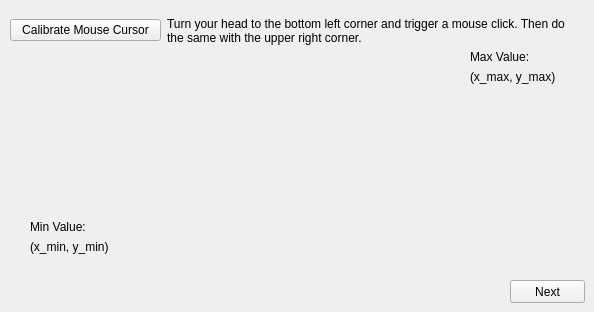
   <widget class="QWidget" name="mouse_cursor">
    <attribute name="title">
     <string>Mouse Cursor</string>
    </attribute>
    <widget class="QPushButton" name="pushButton_next_mouse_cursor">
     <property name="geometry">
      <rect>
       <x>510</x>
       <y>280</y>
       <width>75</width>
       <height>23</height>
      </rect>
     </property>
     <property name="text">
      <string>Next</string>
     </property>
    </widget>
    <widget class="QLabel" name="label_5">
     <property name="geometry">
      <rect>
       <x>130</x>
       <y>50</y>
       <width>321</width>
       <height>241</height>
      </rect>
     </property>
     <property name="text">
      <string/>
     </property>
     <property name="pixmap">
      <pixmap>Monitor.png</pixmap>
     </property>
     <property name="scaledContents">
      <bool>true</bool>
     </property>
    </widget>
    <widget class="QWidget" name="verticalLayoutWidget">
     <property name="geometry">
      <rect>
       <x>30</x>
       <y>220</y>
       <width>101</width>
       <height>34</height>
      </rect>
     </property>
     <layout class="QVBoxLayout" name="verticalLayout">
      <item>
       <widget class="QLabel" name="label_9">
        <property name="text">
         <string>Min Value:</string>
        </property>
       </widget>
      </item>
      <item>
       <widget class="QLabel" name="label_min_values">
        <property name="text">
         <string>(x_min, y_min)</string>
        </property>
       </widget>
      </item>
     </layout>
    </widget>
    <widget class="QWidget" name="verticalLayoutWidget_2">
     <property name="geometry">
      <rect>
       <x>470</x>
       <y>50</y>
       <width>101</width>
       <height>34</height>
      </rect>
     </property>
     <layout class="QVBoxLayout" name="verticalLayout_2">
      <item>
       <widget class="QLabel" name="label_14">
        <property name="text">
         <string>Max Value:</string>
        </property>
       </widget>
      </item>
      <item>
       <widget class="QLabel" name="label_max_values">
        <property name="text">
         <string>(x_max, y_max)</string>
        </property>
       </widget>
      </item>
     </layout>
    </widget>
    <widget class="QWidget" name="horizontalLayoutWidget_2">
     <property name="geometry">
      <rect>
       <x>10</x>
       <y>10</y>
       <width>571</width>
       <height>41</height>
      </rect>
     </property>
     <layout class="QHBoxLayout" name="horizontalLayout_2">
      <item>
       <widget class="QPushButton" name="pushButton_calibrate_mouse_cursor">
        <property name="maximumSize">
         <size>
          <width>151</width>
          <height>16777215</height>
         </size>
        </property>
        <property name="text">
         <string>Calibrate Mouse Cursor</string>
        </property>
       </widget>
      </item>
      <item>
       <widget class="QLabel" name="label_15">
        <property name="text">
         <string>Turn your head to the bottom left corner and trigger a mouse click. Then do the same with the upper right corner.</string>
        </property>
        <property name="wordWrap">
         <bool>true</bool>
        </property>
       </widget>
      </item>
     </layout>
    </widget>
   </widget>
